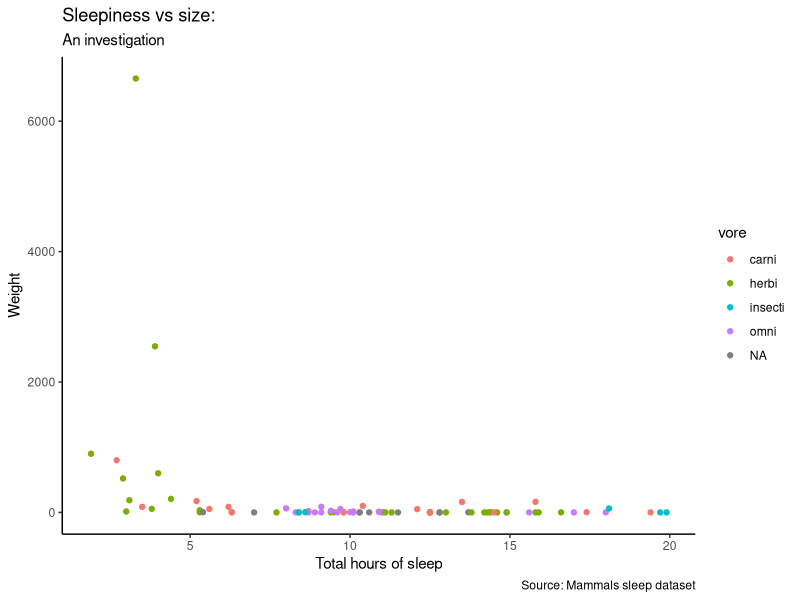
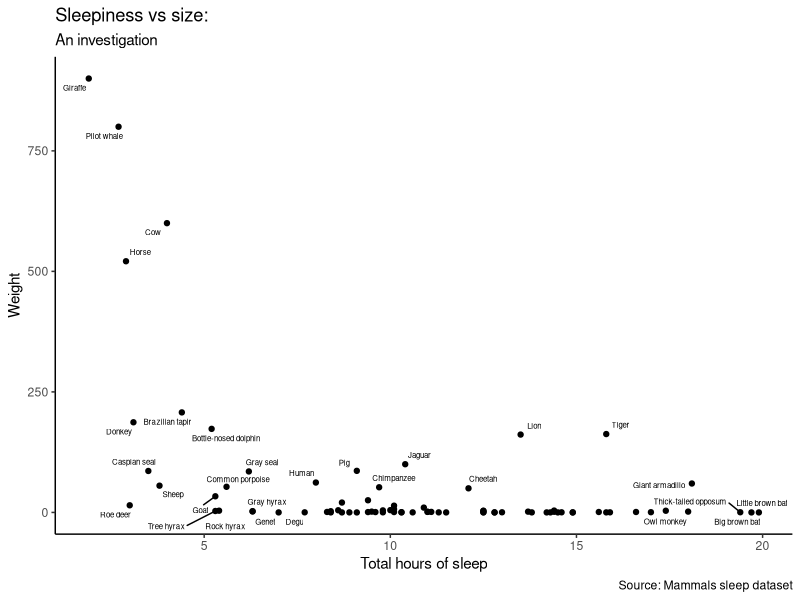
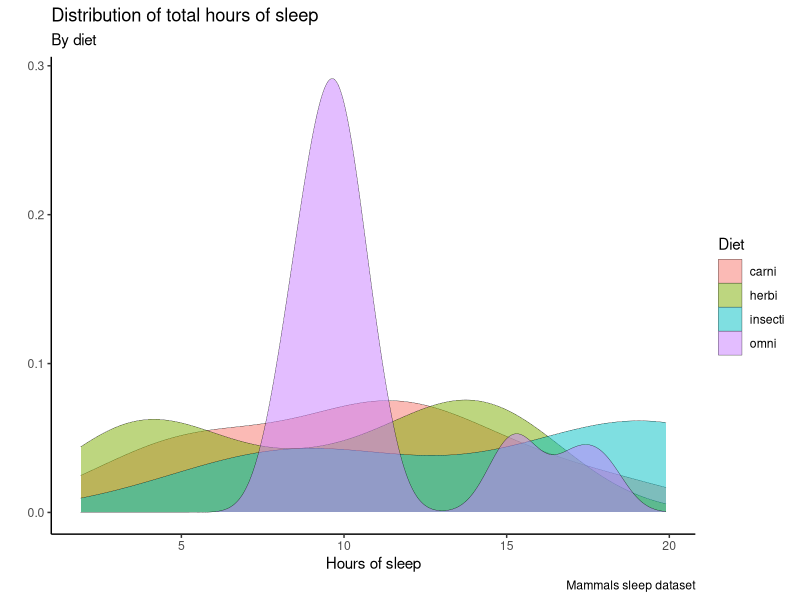
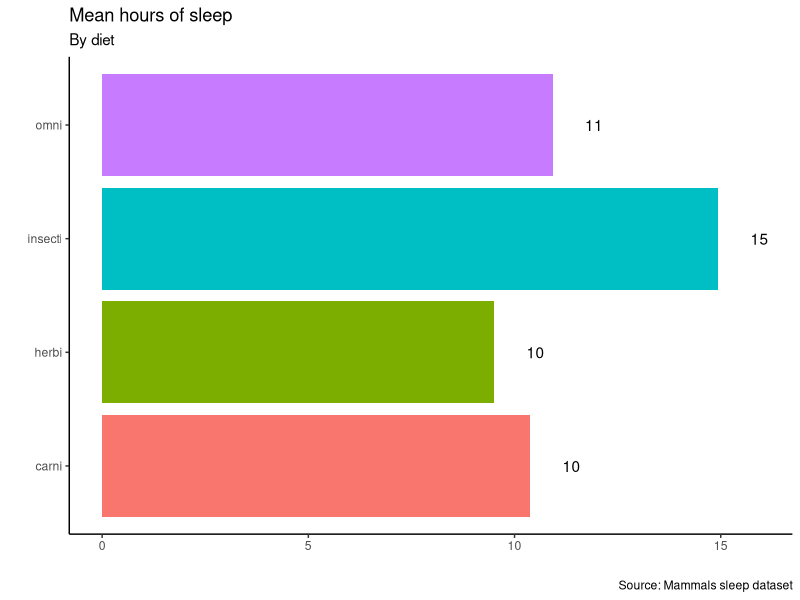
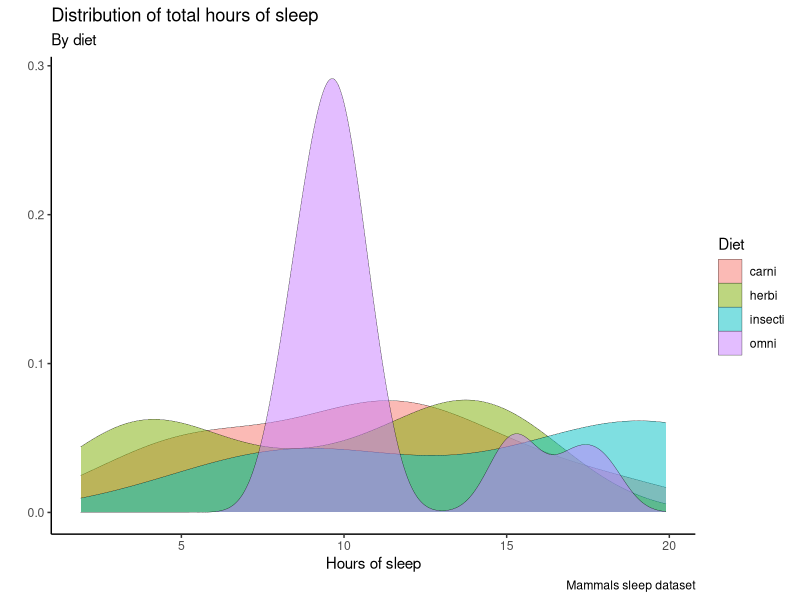

These charts were generated, in order, by the following R code:
## 0. Keyboard shortcuts ----

# For mac:
# Cmd + Enter to run code
# Cmd + SHIFT + C to toggle comment
# Cmd + SHIFT + A to reformat code

# (For Windows, use Cntrl insted of Cmd)

# install.package("tidyverse")

# try it out!!
2 + 2 / 54 ^ 2
print(c("hello", "world", "helloooooo"))


## 1. Set Up: Loading Packages ----

# At the top of your script you should load
# ALL the required packages. A package only
# needs to be installed ONCE on your computer,
# but it still needs to be loaded at the top
# of each script to be used.

# To install a package, use this syntax:
# install.packages("packagename")
# (Note the quotation marks!)

# To load a package, use this syntax:
# library(packagename)

# You will almost ALWAYS want to load the tidyverse.
# Why? It's super useful!!
# It is a "suite" of several packages, including:
# dplyr - for data wrangling
# ggplot2 - for beautiful plots
# and more!

# Another great package is "ggrepel", which
# builds on the ggplot2 package and allows us
# to automatically label points on a plot
# without obscuring the data.

# Load packages
library(tidyverse) # for data wrangling
library(ggrepel) # for labelling points on a plot

## 2. Loading in data ----

# We use different functions to load data into R depending
# on how the data is stored (i.e., the file extension).

# Here are the main tools you will need,
# using the format of package_name::function_name()

#   .xls / .xlsx --> use readxl::read_excel()
#   .csv --> use readr::read_csv()
#   .tab --> use readr::read_delim()
#   .Rdata --> use load()
#   .dta --> use readstata13::read.dta13()

# Whenever we load data into R, we need to give it a name
# in order to store it as an object in our environment.
# We do this using the assignment operator "<-".

# Object names should:
#   1. Be meaningful (e.g. "weo" for the "WEO-2018" dataset)
#   2. Be short (because you're going to have to write it out a bunch of times!)
#   3. Not contain any special characters except an underscore (e.g. "weo_2018" would be OK, "weo-2018" or "weo.2018" would not)

# To load data we need to give R the file path.
# You can do this in two ways:

#   1. Give the ABSOLUTE file path
#   e.g. my_data <- read_csv("/Users/sophiehill/Google-Drive/Harvard/Teaching/HKS API-202/Review Sessions/my-dataset.csv")

#   2. Give the RELATIVE file path
#   e.g. my_data <- read_csv("my-dataset.csv")

# "Relative" means: relative to your current working directory.
# You can check where your working directory is by running:
getwd()

# If you create an R project file, then the working directory
# will be automatically set to the location of the project file.
# If you just create a .R script on its own, the working
# directory will be set to some default location (e.g. "~/Downloads")

# To change the working directory, run this:
# setwd("path/to/working/directory")
# OR, go to the menu bar:
# Session --> Set Working Directory --> Choose Directory

# R also has some built-in datasets.
# You can see a list by running:
# data()

# For example, you can load the "msleep" dataset like this:
data(msleep)

# Let's take a peak:
head(msleep)
str(msleep)
glimpse(msleep)

# Note: if you want to *remove* objects from the 
# environment, you can use this syntax:
# rm(object_name)


# For example:
thing1 <- c("temporary", "thing")
rm(thing1)

## 3. Slicing and dicing ----

# We can slice and dice data in two main ways:
#   1. Manually tell R which rows/columns we want
#   2. Tell R to find rows/columns that match some criteria


## Manually slicing and dicing:

# In tidyverse syntax, we deal with rows and columns separately:
# slice() or filter() for rows
# select() for columns
msleep %>% slice(1) # row 1 only
msleep %>% select(1) # column 1 only
msleep %>% slice(1) %>% select(1) # row 1 column 1
msleep %>% slice(1, 5, 7) %>% select(2, 4) # rows 1, 5, 7, columns 2, 4
msleep %>% slice(1:10) %>% select(1:2) # rows 1-10, columns 1-2

msleep %>% slice(1:10) %>% select(name)
msleep %>% slice(1:10) %>% select(name, sleep_total)
msleep %>% slice(1:10) %>% select(name:sleep_total) # use ":" to specify ranges

# we can use the minus sign to specify columns to DROP:
msleep %>% select(-name) # drop name
msleep %>% select(-c(name, sleep_total)) # drop name and sleep_total
msleep %>% select(-(name:sleep_total)) # drop columns from name to sleep_total

# using criteria to slice and dice
msleep %>% filter(sleep_total > 14)
msleep %>% filter(sleep_total > 14 & vore == "omni") # & is "AND"
msleep %>% filter(sleep_total > 14 | vore == "omni") # | is "OR"
msleep %>% filter(vore != "omni") # != is "NOT equal to"
msleep %>% filter(!(sleep_total > 14)) # !(...) is NOT(...)

## Exercise 3.1 ----
# Write code to find the names of all animals that have 
# above-median total sleep and below-median REM sleep
msleep %>% filter()

names(msleep)
med1 <- median(msleep$sleep_total)
med2 <- median(msleep$sleep_rem, 
               na.rm = TRUE)



## Exercise 3.2 ----

# (a) Find the carnivore with the biggest brain weight.



# (b) Count how many omnivores have a brain weight of > 0.1


# (c) Calculate the mean body weight of all animals, first including and then excluding any elephants.

# Hint: you can use str_subset() to find any names containing the word "elephant".


## 4. A digression into data types ----

# Data types in R
# A. Character (text string)
# B. Factor (numeric with text labels)
# C. Integer (integer numbers)
# D. Double (numbers with decimal points)
# E. Logical (TRUE/FALSE)

# R's functions will try to guess the appropriate
# way to store data, but sometimes it will get it wrong.
# In those cases we have to "coerce" the type.

## A. CHARACTERS
my_character_value <- "abc"
my_character_value

my_character_vector <- c("a", "b", "c")
my_character_vector

# class() tells us the type of the object
class(my_character_value)
class(my_character_vector)

# nchar() tells us the number of characters
nchar(my_character_value)
nchar(my_character_vector)

# length tells us the length of vector
# i.e, the number of elements
length(my_character_value)
length(my_character_vector)

## B. FACTORS
my_factor_vector <- as.factor(my_character_vector)
my_factor_vector
class(my_factor_vector)

## C. INTEGERS
my_integer_value <- 3L
# wait, what the heck is that "L" doing there??
# don't worry, it's just a suffix that tells R to store
# this number as an integer with no decimal places.
my_integer_value

my_integer_vector <- c(1L, 50L, 3L)
my_integer_vector

class(my_integer_value)
class(my_integer_value)

## D. NUMERIC
my_numeric_value <- 3
my_numeric_value

my_numeric_vector <- c(1, 50, 3)
my_numeric_vector

class(my_numeric_value)
class(my_numeric_vector)

## E. LOGICAL
my_logical_value <- TRUE
# notice how RStudio will highlight the word TRUE in color
# that's because it recognizes TRUE is a logical value
# this is a rare occasion when we can write a word in
# R without using quotation marks.
my_logical_value

my_logical_vector <- c(TRUE, FALSE)
my_logical_vector

class(my_logical_value)
class(my_logical_vector)

# we can produce logical values by testing a criterion:
# Is the object "my_numeric_value" equal to 3?
my_numeric_value == 3
# Is the object "my_numeric_vector" equal to 2?
my_numeric_value == 2

# Why did we use TWO equals signs above?
# If we use ONE equals sign, R will treat it like the
# assignment operator and overwrite the value!
my_numeric_value = 2
my_numeric_value
# Using TWO equals signs tells R that we want to test
# whether something is equal, not assign it to be equal.

# it works the same with vectors:
my_numeric_vector == 3

# and we can use other operators too:
my_numeric_vector > 3
my_numeric_vector >= 3 # ">=" is greater-than-or-equal-to

# R does not like it when you try to combine different
# data types in a single vector.

# For example:
c(TRUE, 5)
# will get coerced to c(1, 5)

c("hello", 5)
# will get coerced to c("hello", "5")

## 5. Missing data ----

# Let's go back to the "msleep" dataset.

# We can ask whether values are missing
# using the is.na() function.
sum(is.na(msleep$sleep_rem))

# Note that just like TRUE and FALSE, NA is a special symbol
# which is distinct from the character string "NA"
is.na(NA)
is.na("NA")

# We can then count the number of missing values for a specific variable:
# (Note: when you add up logical values TRUE is 1 and FALSE is 0).

msleep %>% summarise(n_sleep_rem_missing = sum(is.na(sleep_rem)))

# Or we can ask R to count missing values across ALL columns:
msleep %>% summarise_all(~ sum(is.na(.)))

# To remove all rows with any missing observations,
# we can use na.omit().
# This is called "casewise deletion".
msleep_nonmissing <- msleep %>% na.omit()

# count number of rows
nrow(msleep) # 83
nrow(msleep_nonmissing) # 20

# confirm there are now no missing values
msleep_nonmissing %>% summarise_all(~ sum(is.na(.)))

# There is no "easy" way to deal with missing data.
# Researchers must use their substantive knowledge
# to weight the pros and cons of different approaches
# and justify their choices.

## Exercise 5.1 ----

# (a) Which column has the highest number of missing values?

# (b) Create a new variable called sleep_rem_imputed, 
# where you replace all missing values of sleep_rem with
# the overall median.

# (c) Compare the mean and median of sleep_rem vs sleep_rem_imputed.


## 6. Summary statistics ----

# After loading a dataset and taking a peak
# using head() and str(), our next move
# is often to compute some summary statistics.

# summary() is a useful base R function
# we can use it on the whole dataset:
summary(msleep)

# or on a specific variable:
summary(msleep$sleep_total)
summary(msleep$sleep_rem)

# we can also do this the tidyverse way:
# the summarise() function serves the same
# purpose as pivot tables etc. in Excel
# It collapses our data from 1 row = 1 observation
# to aggregate statistics for groups of observations

# Let's calculate the mean and median amount of REM sleep
# across all animal in the dataset:
msleep %>%
  summarise(
    mean_sleep_rem = mean(sleep_rem, na.rm = TRUE),
    median_sleep_rem = median(sleep_rem, na.rm = TRUE)
  )

# Now let's do the same thing but taking
# means/medians WITHIN groups
# To do this, we first "group" the animals based on what they eat:
msleep %>%
  group_by(vore) %>%
  summarise(
    mean_sleep_rem = mean(sleep_rem, na.rm = TRUE),
    median_sleep_rem = median(sleep_rem, na.rm = TRUE)
  )

## Exercise 6.1 ----
# (a) Which group (carni / herbi / insecti / omni) has the
# highest mean REM sleep?

# (b) How could you find this using code (instead of just looking)? Hint: try using slice_max(). Find the syntax by running ?slice_max


# We can also group by more than one variable

# First let's create a new variable to classify
# animals as "big" or "small" based on their body weight

# Let's look at the distribution of body weight:
summary(msleep$bodywt)

# Wow! Look at the difference between the mean and median... what does this tell us?
# There are some very heavy outliers!
# In our case it's two species of elephants!

# save median weight as an object
median_weight <- median(msleep$bodywt)

# create categorical variable big/small
msleep <- msleep %>% mutate(size = case_when(bodywt >= median_weight ~ "big",
                                             bodywt < median_weight ~ "small"))

# check
msleep %>% group_by(size) %>% count()

# OK! Now let's try grouping by vore AND size
msleep %>%
  group_by(vore, size) %>%
  summarise(
    mean_sleep_rem = mean(sleep_rem, na.rm = TRUE),
    median_sleep_rem = median(sleep_rem, na.rm = TRUE)
  )

## 7. Making plots ----

# With ggplot you can make pretty much any plot you can imagine!

# ggplot works by creating LAYERS
# layers are stacked on top of each other using the "+" sign

# Some layers are made up of "geoms", i.e. "geometric objects"

# Types of geom:
# geom_point() -- scatterplot
# geom_line() -- line plot
# geom_col() -- barplot
# geom_density() -- density plot
# geom_histogram() -- histogram
# geom_abline() -- diagonal line
# geom_hline() -- horizontal line
# geom_vline() -- vertical line

# The most important question to ask yourself
# when using ggplot is:
#   Do I need to summarize my data before calling ggplot?

# If you are going to show "raw" data,
# then the answer is NO
#   e.g. scatterplots, histograms, density

# If you are going to show group-level averages,
# then the answer is YES
# e.g. bar plot, line plot

# OK... let's make some plots!


# Scatterplot
msleep %>%
  ggplot(aes(x = sleep_total,
             y = bodywt,
             color = vore)) +
  geom_point() +
  theme_classic() +
  labs(
    x = "Total hours of sleep",
    y = "Weight",
    caption = "Source: Mammals sleep dataset",
    title = "Sleepiness vs size:",
    subtitle = "An investigation"
  )

# Whoa, look at those pesky elephants!
# Let's filter them out so we can see
# the other points more clearly...

msleep %>%
  filter(bodywt < 2000) %>%
  ggplot(aes(x = sleep_total,
             y = bodywt,
             label = name)) +
  geom_point() +
  theme_classic() +
  labs(
    x = "Total hours of sleep",
    y = "Weight",
    caption = "Source: Mammals sleep dataset",
    title = "Sleepiness vs size:",
    subtitle = "An investigation"
  ) +
  geom_text_repel(size = 2)

# Lovely!

# Density plot

msleep %>%
  filter(!is.na(vore)) %>%
  ggplot(aes(x = sleep_total,
             group = vore,
             fill = vore)) +
  geom_density(alpha = 0.5, lwd = 0.1) +
  theme_classic() +
  labs(
    x = "Hours of sleep",
    y = "",
    title = "Distribution of total hours of sleep",
    subtitle = "By diet",
    caption = "Mammals sleep dataset"
  ) +
  guides(fill = guide_legend(title = "Diet"))

## Barplot
msleep %>%
  filter(!is.na(vore)) %>%
  group_by(vore) %>%
  summarise(mean_sleep = mean(sleep_total)) %>%
  ggplot(aes(
    x = mean_sleep,
    y = vore,
    fill = vore,
    label = round(mean_sleep, 0)
  )) +
  geom_col() +
  theme_classic() +
  labs(
    x = "",
    y = "",
    title = "Mean hours of sleep",
    subtitle = "By diet",
    caption = "Source: Mammals sleep dataset"
  )  +
  theme(legend.position = "none") +
  geom_text(nudge_x = 1)

## Themes
# Here I am using the Classic Theme
# theme_classic()
# There are many other themes included in ggplot2, and for extra fun ones you can install the ggthemes package...
# See: https://r-charts.com/ggplot2/themes/


# To save a plot, we first assign it as an object
# and then use a function like "ggsave" to specify
# how to save it (e.g. jpeg/png/pdf)
my_density_plot <- msleep %>%
  filter(!is.na(vore)) %>%
  ggplot(aes(x = sleep_total,
             group = vore,
             fill = vore)) +
  geom_density(alpha = 0.5, lwd = 0.1) +
  theme_classic() +
  labs(
    x = "Hours of sleep",
    y = "",
    title = "Distribution of total hours of sleep",
    subtitle = "By diet",
    caption = "Mammals sleep dataset"
  ) +
  guides(fill = guide_legend(title = "Diet"))

# save as png
# it will save to your working directory
ggsave(
  filename = "my_density_plot.png",
  plot = my_density_plot,
  width = 4,
  height = 3
)
